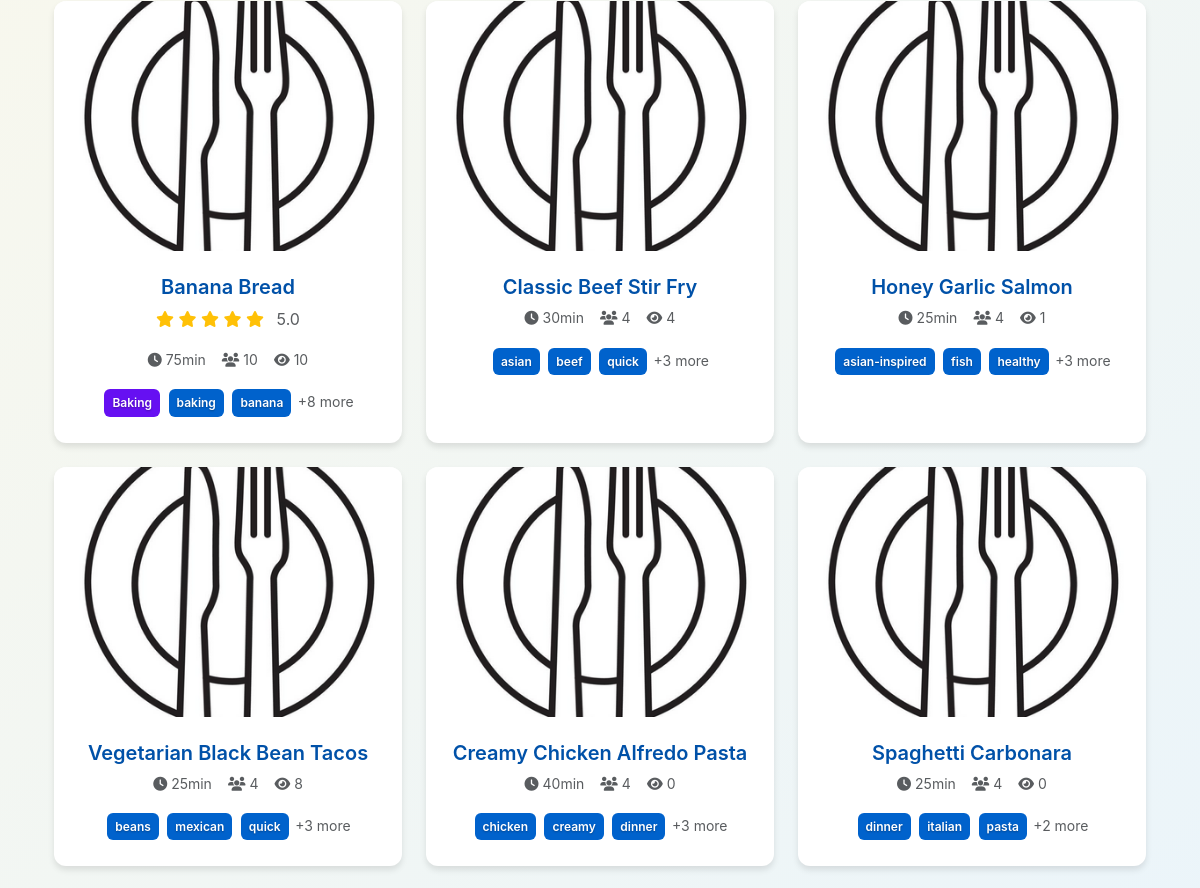
The app's page / (middle part), older data.
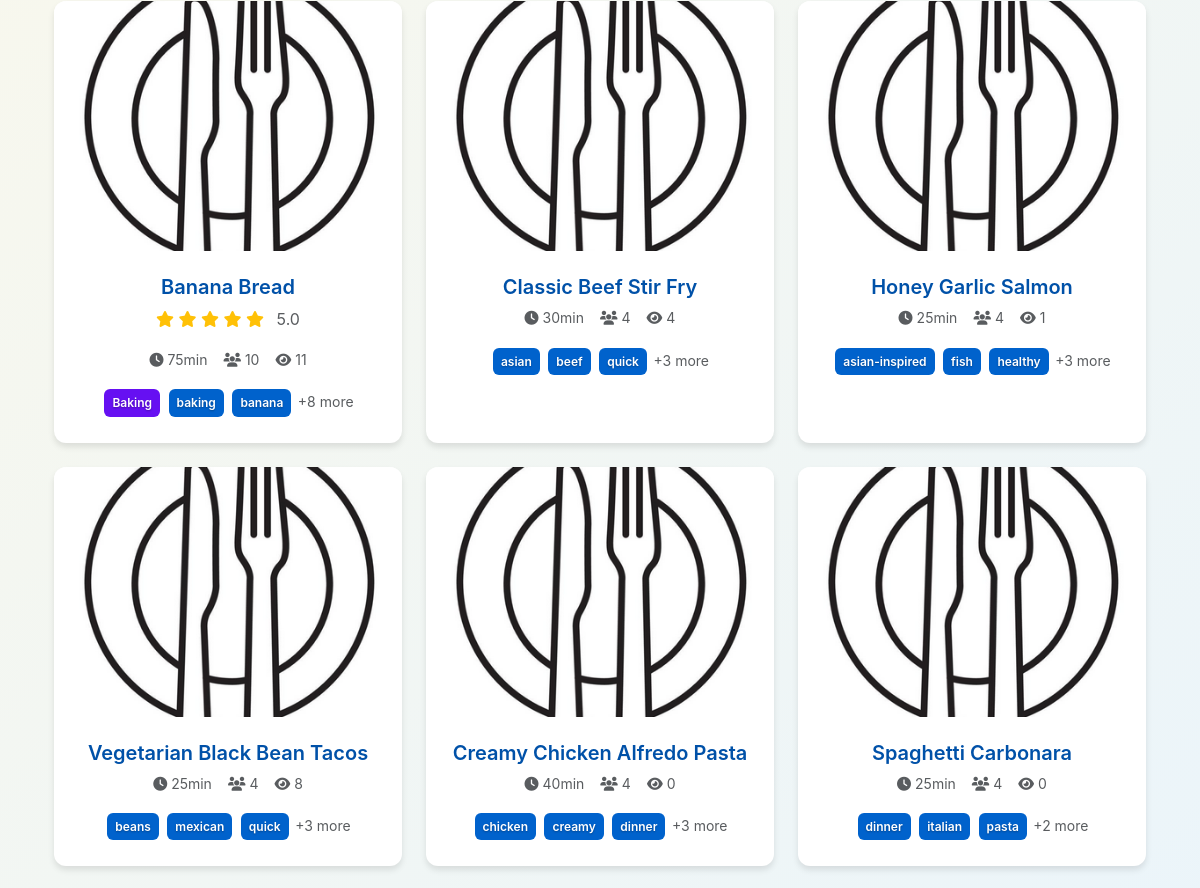
The same page, newer data.
### recipes/models.py (models this page shows, shortened)
class Recipe(models.Model):
    user = models.ForeignKey(User, on_delete=models.CASCADE,
                             related_name='recipes')
    title = models.CharField(
        max_length=200,  # Reasonable recipe title length
        help_text='Recipe title (max 200 characters)'
    )
    slug = models.SlugField(max_length=255, unique=True, blank=True)
    description = models.TextField(
        max_length=1000,  # Prevent extremely long descriptions
        blank=True,
        help_text='Tell us about this recipe! (max 1000 characters)'
    )
    prep_time = models.PositiveIntegerField(
        help_text='Preparation time in minutes (max 1440 = 24 hours)',
        validators=[MinValueValidator(1), MaxValueValidator(1440)]
    )
    cook_time = models.PositiveIntegerField(
        help_text='Cooking time in minutes (max 1440 = 24 hours)',
        validators=[MinValueValidator(1), MaxValueValidator(1440)]
    )
    servings = models.PositiveIntegerField(
        default=4,
        help_text='Number of servings (max 100)',
        validators=[MinValueValidator(1), MaxValueValidator(100)]
    )
    image = CloudinaryField(
        'image',
        blank=True,
        null=True,
        folder='recipes/',
        help_text='Upload recipe image'
    )
    image_url = models.URLField(blank=True, help_text='Or paste image URL')
    tags = models.ManyToManyField(Tag, blank=True)
    view_count = models.PositiveIntegerField(default=0)
    created_at = models.DateTimeField(auto_now_add=True)
    updated_at = models.DateTimeField(auto_now=True)
    def get_absolute_url(self):
        return reverse('recipes:recipe_detail', kwargs={'slug': self.slug})
    def get_image_url(self):
        from django.templatetags.static import static
        return static('images/default_recipe.png')
    @property
    def total_time(self):
        return self.prep_time + self.cook_time
    @property
    def average_rating(self):
        ratings = self.ratings.all()
        if ratings:
            return sum(r.rating for r in ratings) / len(ratings)
        return 0
    class Meta:
        ordering = ['-created_at']

class Rating(models.Model):
    RATING_CHOICES = [
        (1, '1 Star'),
        (2, '2 Stars'),
        (3, '3 Stars'),
        (4, '4 Stars'),
        (5, '5 Stars'),
    ]
    recipe = models.ForeignKey(
        Recipe,
        on_delete=models.CASCADE,
        related_name='ratings'
    )
    user = models.ForeignKey(User, on_delete=models.CASCADE)
    rating = models.PositiveIntegerField(
        choices=RATING_CHOICES,
        validators=[MinValueValidator(1), MaxValueValidator(5)],
        help_text='Rating from 1 to 5 stars'
    )
    created_at = models.DateTimeField(auto_now_add=True)
    updated_at = models.DateTimeField(auto_now=True)
    class Meta:
        unique_together = ('recipe', 'user')
        ordering = ['-created_at']

### recipes/views.py (the view, shortened to what this page needs)
# urls.py: path('', views.recipe_list, name='recipe_list'),  # Homepage
def recipe_list(request):
    search_form = RecipeSearchForm(request.GET or None)
    recipes = Recipe.objects.all()
    if search_form.is_valid():
        form_data = search_form.cleaned_data
        if form_data.get('search'):
            search_query = form_data['search']
            recipes = recipes.filter(
                Q(title__icontains=search_query) |
                Q(description__icontains=search_query) |
                Q(tags__name__icontains=search_query) |
                Q(ingredients__ingredient__name__icontains=search_query)
            ).distinct()
        if form_data.get('tags'):
            recipes = recipes.filter(tags__in=form_data['tags']).distinct()
        if form_data.get('cuisine'):
            recipes = recipes.filter(tags__in=form_data['cuisine']).distinct()
        if form_data.get('dietary'):
            recipes = recipes.filter(tags__in=form_data['dietary']).distinct()
        if form_data.get('max_prep_time'):
            recipes = recipes.filter(prep_time__lte=form_data['max_prep_time'])
        if form_data.get('max_cook_time'):
            recipes = recipes.filter(cook_time__lte=form_data['max_cook_time'])
        if form_data.get('max_total_time'):
            recipes = recipes.filter(
                total_time__lte=form_data['max_total_time']
            )
        if form_data.get('min_servings'):
            recipes = recipes.filter(servings__gte=form_data['min_servings'])
        if form_data.get('max_servings'):
            recipes = recipes.filter(servings__lte=form_data['max_servings'])
        difficulty = form_data.get('difficulty')
        if difficulty == 'easy':
            recipes = recipes.filter(total_time__lt=30)
        elif difficulty == 'medium':
            recipes = recipes.filter(total_time__gte=30, total_time__lte=60)
        elif difficulty == 'hard':
            recipes = recipes.filter(total_time__gt=60)
        sort_by = form_data.get('sort_by', '-created_at')
        if sort_by == '-average_rating':
            from django.db.models import Avg
            recipes = recipes.annotate(
                avg_rating=Avg('ratings__rating')
            ).order_by('-avg_rating', '-created_at')
        else:
            recipes = recipes.order_by(sort_by)
    else:
        recipes = recipes.order_by('-created_at')
    if request.user.is_authenticated and request.GET.get('for_you') == '1':
        recommended_recipes = request.user.profile.get_recommended_recipes(
            limit=50)
        if recommended_recipes:
            recipes = recommended_recipes
    paginator = Paginator(recipes, 12)
    page_number = request.GET.get('page')
    page_obj = paginator.get_page(page_number)
    if request.user.is_authenticated:
        from .models import RecipeLike
        liked_recipe_ids = set(RecipeLike.objects.filter(
            user=request.user
        ).values_list('recipe_id', flat=True))
        for recipe in page_obj:
            recipe.is_liked = recipe.id in liked_recipe_ids
    else:
        for recipe in page_obj:
            recipe.is_liked = False
    all_tags = Tag.objects.all()
    dietary_tags = Tag.objects.filter(tag_type='dietary')
    cuisine_tags = Tag.objects.filter(
        recipe__isnull=False
    ).distinct()[:5]  # Get 5 tags that have recipes
    carousel_data = []
    for cuisine in cuisine_tags:
        cuisine_recipes = Recipe.objects.filter(tags=cuisine)[:6]
        if cuisine_recipes.exists():
            carousel_data.append({
                'cuisine': cuisine,
                'recipes': cuisine_recipes
            })
    context = {
        'page_obj': page_obj,
        'all_tags': all_tags,
        'dietary_tags': dietary_tags,
        'carousel_data': carousel_data,
        'search_form': search_form,
        'for_you': request.GET.get('for_you') == '1',
        'user_has_preferences': (
            request.user.is_authenticated and
            (request.user.profile.dietary_tags.exists() or
             request.user.profile.favorite_cuisines.exists())
        ),
    }
    return render(request, 'recipes/recipe_list.html', context)

### recipes/templates/recipes/recipe_list.html (shortened to what this page needs)
{% extends 'base.html' %}
{% block content %}
<div class="container my-4">
    <div class="row">
        {% for recipe in page_obj %}
            <div class="col-lg-4 col-md-6 mb-4">
                <a href="{{ recipe.get_absolute_url }}" class="text-decoration-none">
                    <div class="card h-100 recipe-card clickable-card">
                        <div class="position-relative">
                            {% if recipe.get_image_url %}
                                <img src="{{ recipe.get_image_url }}" class="card-img-top recipe-image" alt="{{ recipe.title }}" loading="lazy">
                            {% else %}
                                <div class="card-img-top recipe-image bg-light d-flex align-items-center justify-content-center">
                                    <i class="fas fa-utensils fa-3x text-muted"></i>
                                </div>
                            {% endif %}
                        </div>
                        <div class="card-body d-flex flex-column text-center">
                            <h5 class="card-title text-center mb-2">{{ recipe.title }}</h5>
                            {% if recipe.average_rating > 0 %}
                                <div class="text-center mb-3">
                                    <div class="text-warning">
                                        {% for i in "12345" %}
                                            {% if forloop.counter <= recipe.average_rating %}
                                                <i class="fas fa-star"></i>
                                            {% else %}
                                                <i class="far fa-star"></i>
                                            {% endif %}
                                        {% endfor %}
                                        <span class="ms-2 text-muted">{{ recipe.average_rating|floatformat:1 }}</span>
                                    </div>
                                </div>
                            {% endif %}
                            <div class="recipe-meta-line mb-3">
                                <div class="d-flex justify-content-center align-items-center gap-3 flex-wrap">
                                    <small class="text-muted">
                                        <i class="fas fa-clock me-1"></i>{{ recipe.total_time }}min
                                    </small>
                                    <small class="text-muted">
                                        <i class="fas fa-users me-1"></i>{{ recipe.servings }}
                                    </small>
                                    <small class="text-muted">
                                        <i class="fas fa-eye me-1"></i>{{ recipe.view_count }}
                                    </small>
                                </div>
                            </div>
                            <div class="recipe-tags text-center">
                                {% for tag in recipe.tags.all|slice:":3" %}
                                    <span class="tag tag-small" style="background-color: {{ tag.color }};">{{ tag.name }}</span>
                                {% endfor %}
                                {% if recipe.tags.count > 3 %}
                                    <span class="text-muted small">+{{ recipe.tags.count|add:"-3" }} more</span>
                                {% endif %}
                            </div>
                        </div>
                    </div>
                </a>
            </div>
        {% endfor %}
    </div>
</div>
{% endblock %}

Row changes from the older to the newer data that the page shows:
changed Recipe "Banana Bread": view_count "10" → "11"
